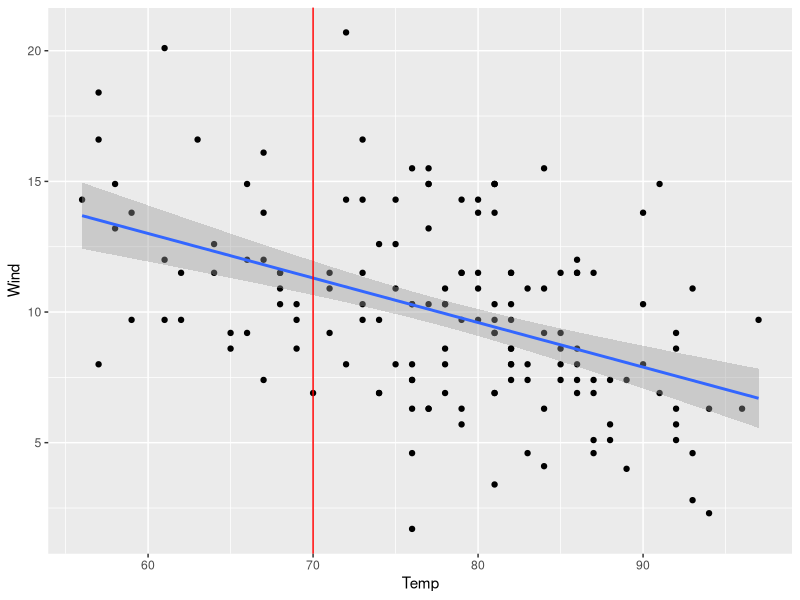

Write R code to recreate this figure.
## ---- chunk 1
knitr::opts_chunk$set(echo = FALSE)
## ---- chunk 2
library(ggplot2)
g <- ggplot(data = airquality, aes(x = Temp, y = Wind)) +
                        geom_point() +
                        geom_smooth(method = "lm") +
                        geom_vline(xintercept = 70, color="red")
                print(g)
